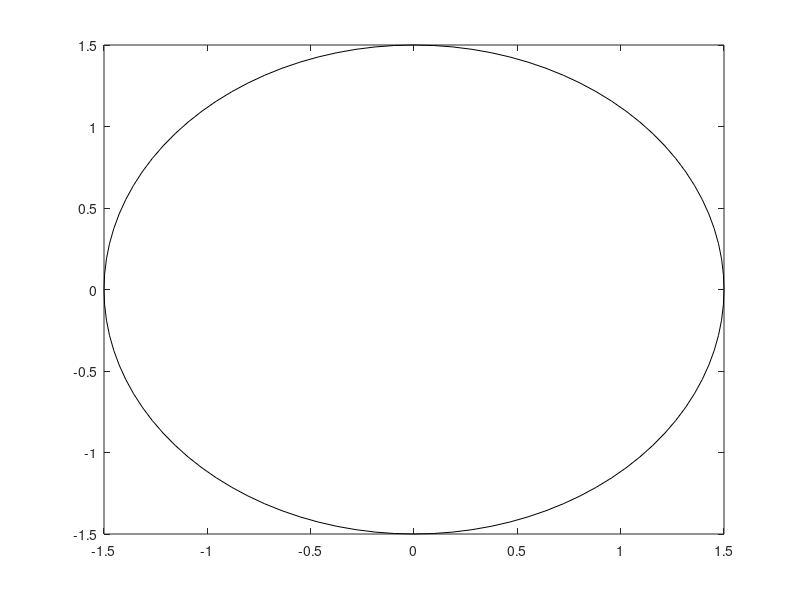

Here is the MATLAB script that generated this plot: (Note: this script raises an error after producing the figure.)
%{
                                    ELECTRIC MACHINERY FUNDAMENTALS
                                    AC MACHINERY FUNDAMENTALS
PAGE NO.243
EXAMPLE 4-1:
CREATE a matlab program that models the behavior of a rotating magnetic
field in the three-phase stator.
m-file:mag_field.m
m-file to calculate the net magnetic field produced by a three-phase
stator.
%}
% set up the basic conditions.
j=sqrt(-1);
bmax=1; %normalize bmax to 1
freq=60;%60 Hz
w=2*pi*freq;%angular velocity (rad/s)
% first, generate the three component magnetic fields
t=0:1/6000:1/60;
Baa=sin(w*t).*(cos(0)+j*sin(0));
Bbb=sin(w*t-2*pi/3).*(cos(2*pi/3)+j*sin(2*pi/3));
Bcc=sin(w*t+2*pi/3).*(cos(-2*pi/3)+j*sin(-2*pi/3));
% calculate Bnet
Bnet=Baa+Bbb+Bcc;
% calculate a circle representing the expected maximum
% value of Bnet
circle=1.5*(cos(w*t)+j*sin(w*t));
%{
                                                Plot the magnitude and
                                                direction of the resulting
                                                magnetic fields. Note that
                                                Baa is black, Bbb is blue,
                                                Bcc is magenta, and Bnet is
                                                red.

%}
for ii=1:length(t)
                %plot the reference circle
                plot(circle,'k');
                hold on;
                %plot the four magnetic fields
                plot([0 real(Baa(ii))],[0 imag (Baa(ii))],'k','LineWidth',2);
                plot([0 real(Bbb(ii))],[0 imag (Bbb(ii))],'b','LineWidth',2);
                plot([0 real(Bcc(ii))],[0 imag (Bcc(ii))],'m','LineWidth',2);
                plot([0 real(Bnet(ii))],[0 imag (Bnet(ii))],'r','LineWidth',3);
                axis square;
                axis ([-2 2 -2 2]);
                drawnow;
                hold off;
end
%%
%%
% 
% $$e^{\pi i} + 1 = 0$$
%%
%%
%
%$$B_net$$
%
%{
                When this program is executed, it draws lines corresponding
                to the three component magnetic fields as well as a line
                corresponding to the net magnetic field. Execute this
                program and observe the behavior of $$B_net$$
%}
%%
%$$B_net$$